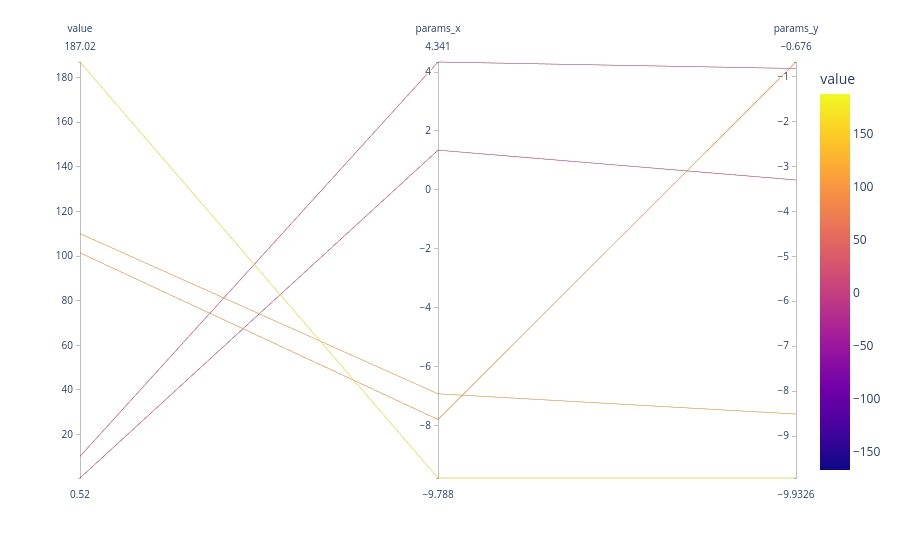

The cell this chart's notebook holds for it:
### Code cell
#@title 🦇 optuna_parallel_coordinates

def objective(trial):
  x = trial.suggest_float('x', -10, 10)
  y = trial.suggest_float('y', -10, 10)
  return (x - 2) ** 2 + (y + 3) ** 2

study = optuna.create_study(direction='minimize')
study.optimize(objective, n_trials=5)

optuna_parallel_coordinates(study)

### Figure 1 — Plotly figure (JSON) as saved in the notebook; plotly's stock layout.template omitted (floating-point values rounded to 4 significant figures)
{"data": [{"dimensions": [{"label": "value", "values": [0.5164, 101.5, 10.23, 187.0, 110.1]}, {"label": "params_x", "values": [1.347, -7.802, 4.341, -9.788, -6.929]}, {"label": "params_y", "values": [-3.301, -0.676, -0.8206, -9.933, -8.51]}], "domain": {"x": [0, 1], "y": [0, 1]}, "line": {"color": [0.5164, 101.5, 10.23, 187.0, 110.1], "coloraxis": "coloraxis"}, "name": "", "type": "parcoords"}], "layout": {"autosize": true, "coloraxis": {"cmid": 10, "colorbar": {"title": {"text": "value"}}, "colorscale": [[0, "#0d0887"], [0.1111, "#46039f"], [0.2222, "#7201a8"], [0.3333, "#9c179e"], [0.4444, "#bd3786"], [0.5556, "#d8576b"], [0.6667, "#ed7953"], [0.7778, "#fb9f3a"], [0.8889, "#fdca26"], [1, "#f0f921"]]}, "legend": {"tracegroupgap": 0}, "margin": {"t": 60}}}
